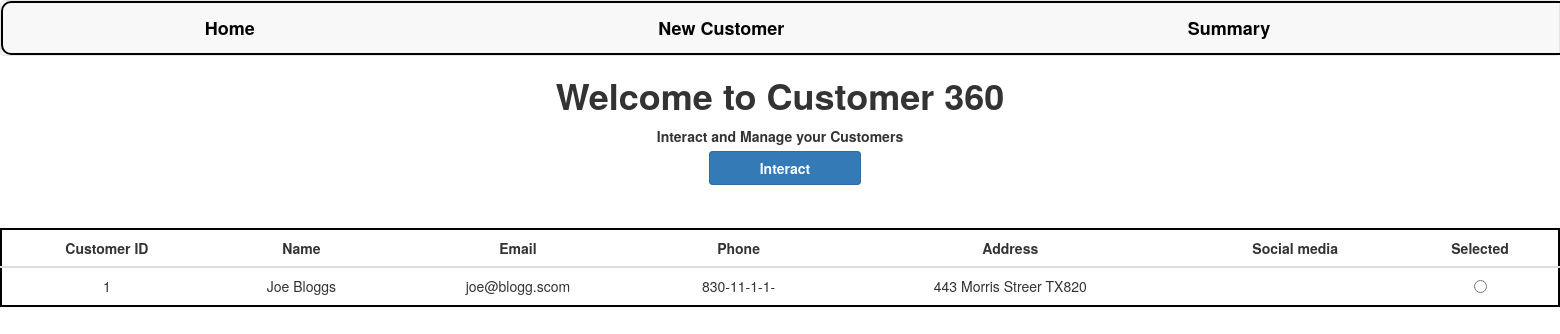
Before: / with the older database file.
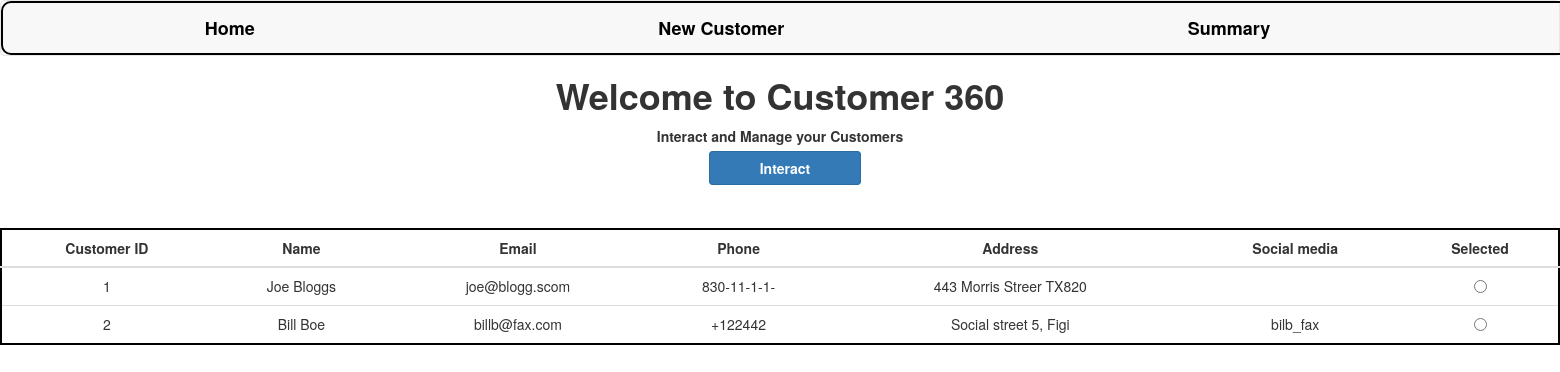
After: the same page with the newer database file.
### customer360/models.py (models this page shows, shortened)
class Customer(models.Model):
    id = models.AutoField(primary_key=True)
    name = models.CharField(max_length=100)
    email = models.EmailField(max_length=100)
    phone = models.CharField(max_length=20)
    address = models.CharField(max_length=200)
    social_media = models.CharField(max_length=100,
                        blank=True,
                        default="",
                        null=True)

### customer360/views.py (the view)
# urls.py: path('',views.index,name="index"),
def index(request):
    customers = Customer.objects.all()
    context = {"customers":customers}
    return render(request,"index.html",context=context)

### customer360/templates/index.html (shortened to what this page needs)
{% extends 'base.html' %}
{% load static %}
{% block content %}
<html>
    <head>
    </head>
    <body>
        <h1>Welcome to Customer 360</h1>
        <p>Interact and Manage your Customers</p>
        <a class="btn btn-primary" style="font-weight:bold; display:inline" onclick="set_customer()">Interact</a>
        <table class="table">
            <thead>
                <tr>
                    <th>Customer ID</th>
                    <th>Name</th>
                    <th>Email</th>
                    <th>Phone</th>
                    <th>Address</th>
                    <th>Social media</th>
                    <th>Selected</th>
                </tr>
            </thead>
            <tbody>
                {% for customer in customers %}
                    <tr>
                        <td>{{customer.id }}</td>
                        <td>{{customer.name }}</td>
                        <td>{{customer.email }}</td>
                        <td>{{customer.phone }}</td>
                        <td>{{customer.address }}</td>
                        <td>{{customer.social_media}}</td>
                        <td>
                            <input type="radio" name="selected_customers" value="{{ customer.id }}">
                        </td>
                    </tr>
                {% endfor %}
            </tbody>
        </table>
    </body>
</html>
{% endblock content %}

### customer360/templates/base.html (shortened to what this page needs)
{% load static %}
<!DOCTYPE html>
<html>
    <head>
        <link rel="stylesheet" href="https://maxcdn.bootstrapcdn.com/bootstrap/3.4.1/css/bootstrap.min.css">
        <link rel="stylesheet" href="{% static 'css/main.css' %}">
    </head>
    <body>
        <nav class="navbar navbar-default">
                <ul class="nav navbar-nav">
                    <li>
                        <a style="color:black;" href="/">Home</a>
                    </li>
                    <li>
                        <a  style="color:black;" href="/create">New Customer</a>
                    </li>
                    <li>
                        <a style="color:black;" href="/summary">Summary</a>
                    </li>
                </ul>
        </nav>
        {% block content %}
        {% endblock %}
    </body>
</html>

### customer360/static/css/main.css (style rules this page uses)
body { text-align: center; margin: auto; }
h1,p { font-weight: bold; }
table { margin: auto; border: 2px solid #000000; margin-top: 50px; border-radius: 15px; background-color: white; text-align: center; }
th { text-align: center; }
.nav { width: 200%; border: 2px solid black; border-radius: 10px; }
.nav li { margin-right: 6%; margin-left: 6%; font-size: large; font-weight: bold; }
.btn { display: flex; margin-top: 10px; margin-bottom: 10px; padding-left: 50px; padding-right: 50px; text-align: left; margin-left: 10px; }

Changed rows visible on the page:
added Customer: id "2", name "Bill Boe", email "billb@fax.com", phone "+122442", address "Social street 5, Figi", social_media "bilb_fax"
